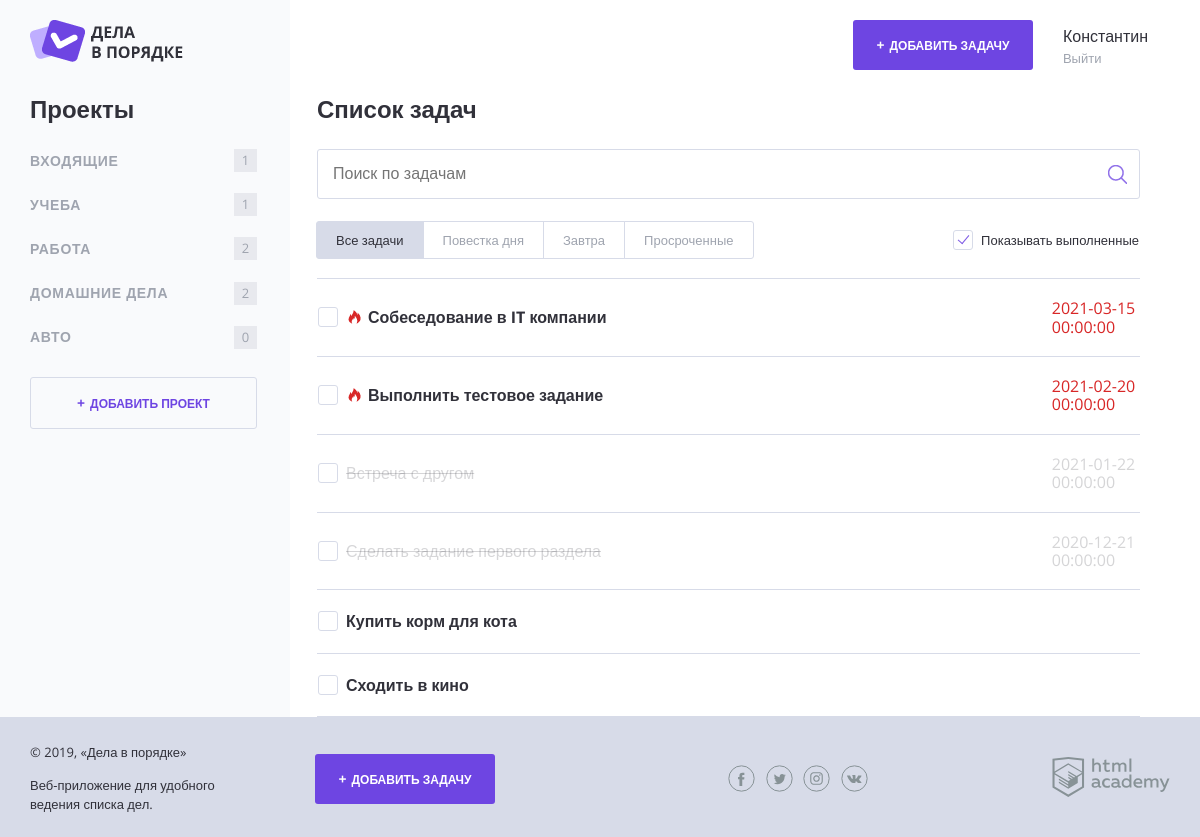
The page / on the database its author committed.
### tables this page shows
CREATE TABLE projects (
  id INT AUTO_INCREMENT PRIMARY KEY,
  project_title VARCHAR(255) NOT NULL UNIQUE,
  user_id INT NOT NULL,
  FOREIGN KEY(user_id) REFERENCES users(id)
);

CREATE TABLE tasks (
  id INT AUTO_INCREMENT PRIMARY KEY,
  task_title VARCHAR(255) NOT NULL UNIQUE,
  user_id INT NOT NULL,
  date_add TIMESTAMP DEFAULT CURRENT_TIMESTAMP,
  date_deadline TIMESTAMP,
  task_status BIT(1) DEFAULT 0 NOT NULL,
  from_project INT NOT NULL,
  file VARCHAR(255),
  FOREIGN KEY(from_project) REFERENCES projects(id)
);

### helpers.php (called while the page is built, shortened)
<?php
function include_template($name, array $data = []) {
    $name = 'templates/' . $name;
    extract($data);
    require $name;
    $result = ob_get_clean();
    return $result;
}

### db_functions.php (called while the page is built, shortened)
<?php
function sql_query_result($db_connect, $sql_query) {
    $sql_result = mysqli_query($db_connect, $sql_query);
    $sql_result_array = mysqli_fetch_all($sql_result, MYSQLI_ASSOC);
    return $sql_result_array;
};
function get_projects($con, $user_id) {
    $sql_projects = "SELECT id, project_title, (SELECT COUNT(t.id) FROM tasks t WHERE t.from_project = p.id) AS c_tasks FROM projects p WHERE p.user_id = ".$user_id;
    $projects = sql_query_result($con, $sql_projects);
    return $projects;
};
function get_tasks($con, $user_id) {
    if (isset($_GET['project_id'])) {
        $sql_tasks = "SELECT * FROM tasks WHERE from_project = ".$_GET['project_id'];
        }
        else {
          $sql_tasks = "SELECT DISTINCT t.* FROM tasks t INNER JOIN projects p ON t.from_project = t.from_project WHERE p.user_id = ".$user_id." ORDER BY t.date_add DESC";
        }
      $tasks = sql_query_result($con, $sql_tasks);
      return $tasks;
};

### functions.php (called while the page is built, shortened)
<?php
require_once('helpers.php');
function get_date_diff($date)
{
    $cur_date = time();
    $quantity_seconds_in_hour = 3600;
    $task_date = strtotime($date);
    return floor(($task_date - $cur_date) / $quantity_seconds_in_hour);
};

### templates/main.php (the view, shortened to what this page needs)
<section class="content__side">
  <h2 class="content__side-heading">Проекты</h2>
  <nav class="main-navigation">
    <ul class="main-navigation__list">
      <?php foreach ($projects as $project) : ?>
        <li class="main-navigation__list-item <?= ($project['id'] == $_GET['project_id']) ? 'main-navigation__list-item--active' : '' ?>">
          <a class="main-navigation__list-item-link" href="/index.php?project_id=<?= $project['id']; ?>"><?= htmlspecialchars($project['project_title']); ?></a>
          <span class="main-navigation__list-item-count"><?= $project['c_tasks'] ?></span>
        </li>
      <?php endforeach; ?>
    </ul>
  </nav>
  <a class="button button--transparent button--plus content__side-button" href="pages/form-project.html" target="project_add">Добавить проект</a>
</section>
<main class="content__main">
  <h2 class="content__main-heading">Список задач</h2>
  <form class="search-form" action="index.php" method="post" autocomplete="off">
    <input class="search-form__input" type="text" name="" value="" placeholder="Поиск по задачам">
    <input class="search-form__submit" type="submit" name="" value="Искать">
  </form>
  <div class="tasks-controls">
    <nav class="tasks-switch">
      <a href="/" class="tasks-switch__item tasks-switch__item--active">Все задачи</a>
      <a href="/" class="tasks-switch__item">Повестка дня</a>
      <a href="/" class="tasks-switch__item">Завтра</a>
      <a href="/" class="tasks-switch__item">Просроченные</a>
    </nav>
    <label class="checkbox">
      <span class="checkbox__text">Показывать выполненные</span>
    </label>
  </div>
  <table class="tasks">
    <?php
    if (count($tasks) === 0) {
      http_response_code(404);
      print ($error_template);
    } else {
    foreach ($tasks as $task) {
    ?>
      <tr class="tasks__item task <? echo (intval($task['task_status']) === 1 && $show_complete_tasks == 1) ? 'task--completed' : ''  ?>
      <? echo (intval($task['task_status']) !== 1 && $task['date_deadline'] !== null && get_date_diff($task['date_deadline']) <= $quantity_hours_in_day) ? 'task--important' : '' ?>">
        <td class="task__select">
          <label class="checkbox task__checkbox">
            <span class="checkbox__text"><?= htmlspecialchars($task['task_title']); ?></span>
          </label>
        </td>
        <td class="task__file">
        </td>
        <td class="task__date"><?= htmlspecialchars($task['date_deadline']); ?></td>
      </tr>
    <?php }
    } ?>
  </table>
</main>

### templates/layout.php (shortened to what this page needs)
<!DOCTYPE html>
<html lang="ru">
<head>
  <link rel="stylesheet" href="css/normalize.css">
  <link rel="stylesheet" href="css/style.css">
  <link rel="stylesheet" href="css/flatpickr.min.css">
</head>
<body>
  <div class="page-wrapper">
    <div class="container container--with-sidebar">
      <header class="main-header">
        <a href="/">
          <img src="img/logo.png" width="153" height="42" alt="Логотип Дела в порядке">
        </a>
        <div class="main-header__side">
          <a class="main-header__side-item button button--plus open-modal" href="add.php">Добавить задачу</a>
          <div class="main-header__side-item user-menu">
            <div class="user-menu__data">
              <p>Константин</p>
              <a href="#">Выйти</a>
            </div>
          </div>
        </div>
      </header>
      <div class="content"><?= $main_content;  ?></div>
    </div>
  </div>
  <footer class="main-footer">
    <div class="container">
      <div class="main-footer__copyright">
        <p>© 2019, «Дела в порядке»</p>
        <p>Веб-приложение для удобного ведения списка дел.</p>
      </div>
      <a class="main-footer__button button button--plus" href="add.php">Добавить задачу</a>
      <div class="main-footer__social social">
        <a class="social__link social__link--facebook" href="#">
        </a>
        <a class="social__link social__link--twitter" href="#">
        </a>
        <a class="social__link social__link--instagram" href="#">
        </a>
        <a class="social__link social__link--vkontakte" href="#">
        </a>
      </div>
      <div class="main-footer__developed-by">
        <a href="https://htmlacademy.ru/intensive/php">
          <img src="img/htmlacademy.svg" alt="HTML Academy" width="118" height="40">
        </a>
      </div>
    </div>
  </footer>
</body>
</html>

### index.php
<?php
require_once('settings.php');
$user_id = 3;
$title = 'Дела в порядке';
$quantity_hours_in_day = 24;
$projects = get_projects($con, $user_id);
$tasks = get_tasks($con, $user_id);
$show_complete_tasks = rand(0, 1);
$error_template = include_template('error.php');
$main_content = include_template('main.php', ['error_template' => $error_template, 'projects' => $projects, 'tasks' => $tasks, 'show_complete_tasks' => $show_complete_tasks, 'quantity_hours_in_day' => $quantity_hours_in_day]);
$layout = include_template('layout.php', ['main_content' => $main_content, 'title' => $title]);
print ($layout);

### rows shown on the page
projects: project_title "ВХОДЯЩИЕ", c_tasks "1"
projects: project_title "УЧЕБА", c_tasks "1"
projects: project_title "РАБОТА", c_tasks "2"
projects: project_title "ДОМАШНИЕ ДЕЛА", c_tasks "2"
projects: project_title "АВТО", c_tasks "0"
tasks: task_title "Собеседование в IT компании", date_deadline "2021-03-15 00:00:00"
tasks: task_title "Выполнить тестовое задание", date_deadline "2021-02-20 00:00:00"
tasks: task_title "Встреча с другом", date_deadline "2021-01-22 00:00:00"
tasks: task_title "Сделать задание первого раздела", date_deadline "2020-12-21 00:00:00"
tasks: task_title "Купить корм для кота"
tasks: task_title "Сходить в кино"
